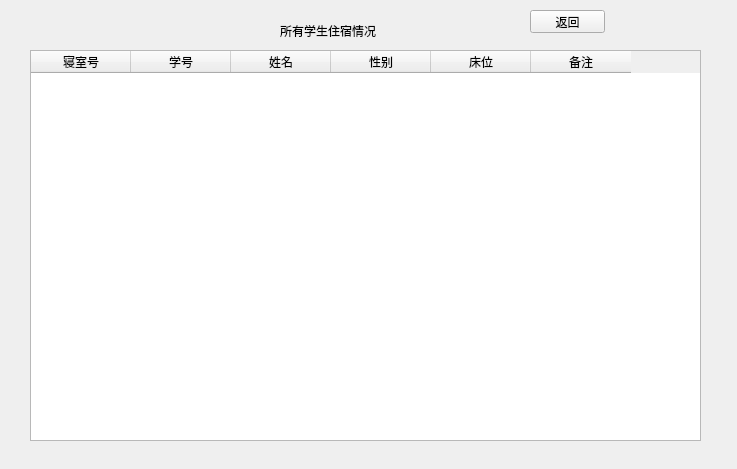
<?xml version="1.0" encoding="UTF-8"?>
<ui version="4.0">
 <class>dormfind</class>
 <widget class="QWidget" name="dormfind">
  <property name="geometry">
   <rect>
    <x>0</x>
    <y>0</y>
    <width>737</width>
    <height>469</height>
   </rect>
  </property>
  <property name="windowTitle">
   <string>Form</string>
  </property>
  <widget class="QTableWidget" name="find_dorm_tableWidget">
   <property name="geometry">
    <rect>
     <x>30</x>
     <y>50</y>
     <width>671</width>
     <height>391</height>
    </rect>
   </property>
   <column>
    <property name="text">
     <string>寝室号</string>
    </property>
   </column>
   <column>
    <property name="text">
     <string>学号</string>
    </property>
   </column>
   <column>
    <property name="text">
     <string>姓名</string>
    </property>
   </column>
   <column>
    <property name="text">
     <string>性别</string>
    </property>
   </column>
   <column>
    <property name="text">
     <string>床位</string>
    </property>
   </column>
   <column>
    <property name="text">
     <string>备注</string>
    </property>
   </column>
  </widget>
  <widget class="QLabel" name="label">
   <property name="geometry">
    <rect>
     <x>280</x>
     <y>20</y>
     <width>201</width>
     <height>21</height>
    </rect>
   </property>
   <property name="styleSheet">
    <string notr="true">font: 16pt &quot;Arial&quot;;</string>
   </property>
   <property name="text">
    <string>所有学生住宿情况</string>
   </property>
  </widget>
  <widget class="QPushButton" name="stu_finddormButton">
   <property name="geometry">
    <rect>
     <x>530</x>
     <y>10</y>
     <width>75</width>
     <height>23</height>
    </rect>
   </property>
   <property name="text">
    <string>返回</string>
   </property>
  </widget>
 </widget>
 <resources/>
 <connections/>
</ui>
